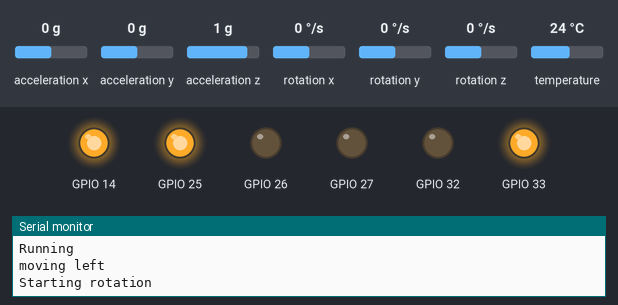
The sketch below on a simulated ESP32. Shown: output pins drawn as LEDs (lit = HIGH), the last lines printed to the serial monitor. Inputs (shaded band) come from the test bench; at power-on: rotation z 0 °/s, acceleration x 0 g, acceleration y 0 g, acceleration z 1 g, rotation x 0 °/s, rotation y 0 °/s, temperature 24 °C.

Above: at 5.8 s.
5.9 s: rotation z set to -22 °/s
8.9 s: rotation z set to -24 °/s
At 10.4 s:
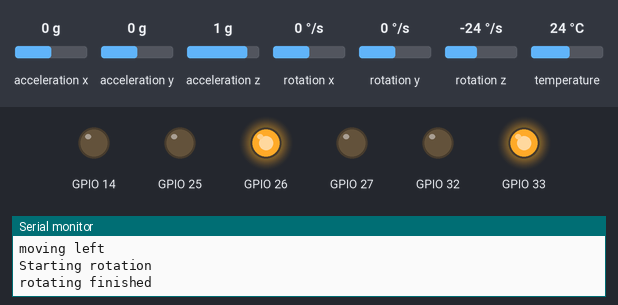
10.8 s: rotation z set to -45 °/s
At 12.7 s:
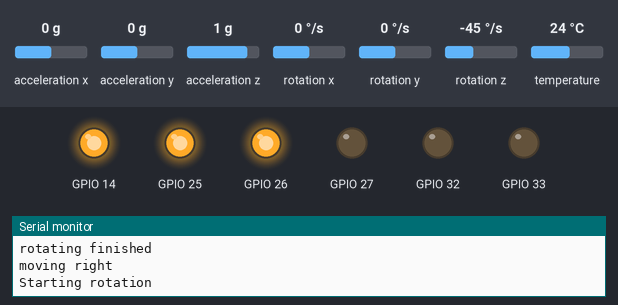
13.8 s: rotation z set to -53 °/s
At 14.0 s:
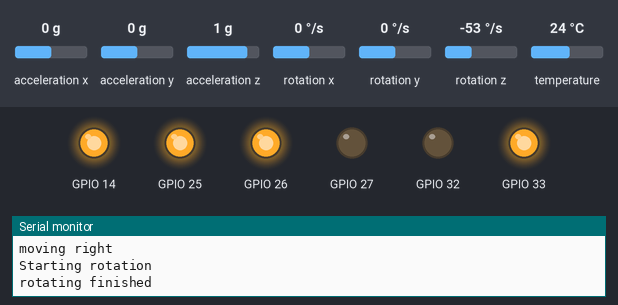
15.4 s: rotation z set to -115 °/s
18.4 s: rotation z set to -123 °/s
Timing chart, 0 to 20.9 s (numbered marks = the images above; inputs shaded):
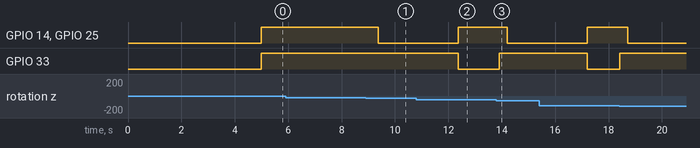

Measured:
- the behaviour switches between -23 and -24 °/s on rotation z (found by bisection; images 0 and 1)
- the behaviour switches between -48 and -49 °/s on rotation z (found by bisection; images 2 and 3)
- after the input at 5.9 s, every drawn part: stays the same

The sketch:

Movement_test.ino
```cpp
#include <Wire.h>
#include <Adafruit_Sensor.h>
#include <Adafruit_MPU6050.h>
#define MOTOR_DUTY_CYCLE 255
#define MOTOR_FREQUENCY 30000
#define MOTOR_RESOLUTION 8
#define LINEAR_MS 300

enum MotorState {
  FORWARD,
  REVERSE,
  STOP
};

enum Direction {
  FRONT,
  RIGHT,
  BACK,
  LEFT
} currDirection = BACK;

struct MotorPin {
  int pin1;
  int pin2;
  int enablePin;
  int pwmChannel;
} leftMotor = { 27, 26, 14, 0 }, rightMotor = { 32, 33, 25, 1 };

Adafruit_MPU6050 mpu;

struct DirectionInfo {
  int dy;
  int dx;
  Direction dir;
} directions[] = {
  { -1, 0, FRONT },
  { 0, 1, RIGHT },
  { -1, 0, BACK },
  { 0, -1, LEFT }
};

void setMotorState(MotorPin motor, MotorState state) {
  if (state == FORWARD) {
    digitalWrite(motor.pin1, LOW);
    digitalWrite(motor.pin2, HIGH);
  } else if (state == REVERSE) {
    digitalWrite(motor.pin1, HIGH);
    digitalWrite(motor.pin2, LOW);
  } else if (state == STOP) {
    digitalWrite(motor.pin1, LOW);
    digitalWrite(motor.pin2, LOW);
  }
}

void rotateByAngle(float targetAngle) {
  float currentZAngle = 0.0;
  unsigned long lastTime = millis();

  if (targetAngle > 0) {
    setMotorState(leftMotor, FORWARD);
    setMotorState(rightMotor, STOP);
  } else {
    setMotorState(leftMotor, STOP);
    setMotorState(rightMotor, FORWARD);
  }

  Serial.println("Starting rotation");
  while (abs(currentZAngle) < abs(targetAngle)) {
    unsigned long currentTime = millis();
    float dt = (currentTime - lastTime) / 1000.0;
    lastTime = currentTime;

    sensors_event_t a, g, temp;
    mpu.getEvent(&a, &g, &temp);

    float zRate = g.gyro.z;
    currentZAngle += (zRate * 180.0 / M_PI) * dt;
  }

  Serial.println("rotating finished");
  setMotorState(leftMotor, STOP);
  setMotorState(rightMotor, STOP);
}

void moveForward() {
  setMotorState(leftMotor, FORWARD);
  setMotorState(rightMotor, FORWARD);
  delay(LINEAR_MS);
}

void turnLeft() {
  rotateByAngle(-70.0);
}

void turnRight() {
  rotateByAngle(70.0);
}

void turn180() {
  rotateByAngle(140.0);
}

void handleMove(Direction dir) {
  ledcWrite(leftMotor.enablePin, MOTOR_DUTY_CYCLE);
  ledcWrite(rightMotor.enablePin, MOTOR_DUTY_CYCLE);
  if (dir == LEFT) {
    turnLeft();
  } else if (dir == RIGHT) {
    turnRight();
  } else if (dir == BACK) {
    turn180();
  }
  moveForward();
  ledcWrite(leftMotor.enablePin, 0);
  ledcWrite(rightMotor.enablePin, 0);
}

void setup() {
  Serial.begin(115200);
  Serial.println("Running");

  if (!mpu.begin()) {
    Serial.println("Failed to find MPU6050 chip");
    while (1) delay(10);
  }
  mpu.setGyroRange(MPU6050_RANGE_500_DEG);

  pinMode(leftMotor.pin1, OUTPUT);
  pinMode(rightMotor.pin1, OUTPUT);

  pinMode(leftMotor.pin2, OUTPUT);
  pinMode(rightMotor.pin2, OUTPUT);

  pinMode(leftMotor.enablePin, OUTPUT);
  pinMode(rightMotor.enablePin, OUTPUT);

  ledcAttachChannel(leftMotor.enablePin, MOTOR_FREQUENCY, MOTOR_RESOLUTION, leftMotor.pwmChannel);
  ledcAttachChannel(rightMotor.enablePin, MOTOR_FREQUENCY, MOTOR_RESOLUTION, leftMotor.pwmChannel);

  delay(5000);

  Serial.println("moving left");
  handleMove(LEFT);
  delay(3000);

  Serial.println("moving right");
  handleMove(RIGHT);
  delay(3000);

  Serial.println("moving back");
  handleMove(BACK);
}

void loop() {
}
```
